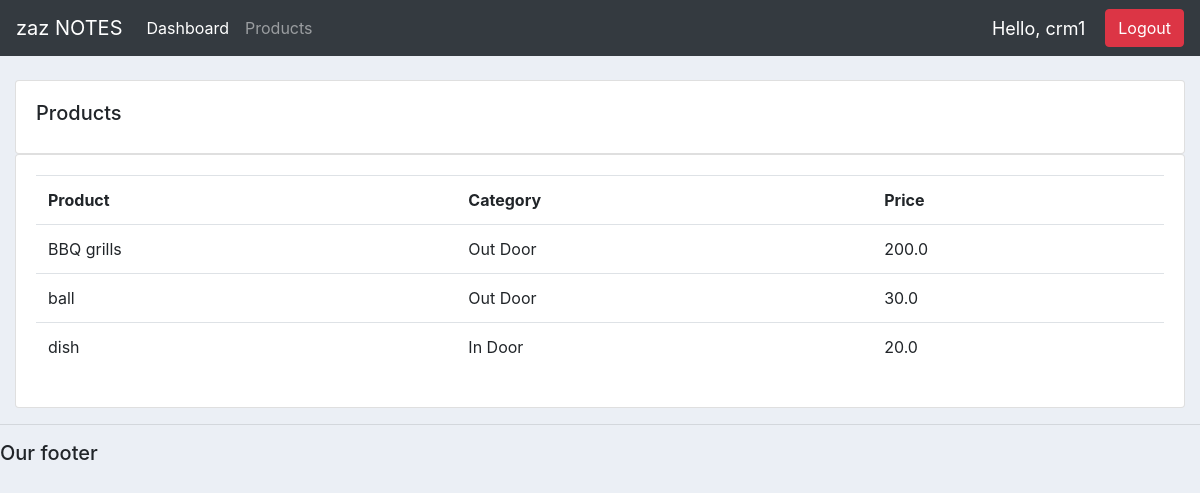
Screenshot of /products/ (signed in) with the database file from the repository.
### accounts/models.py (models this page shows, shortened)
class Product(models.Model):
    CATEGORY = (
        ("In Door", "In Door"),
        ("Out Door", "Out Door")
    )
    name = models.CharField(max_length=200, null=True)
    price = models.FloatField(null=True)
    category = models.CharField(max_length=200, null=True, choices=CATEGORY)
    description = models.CharField(max_length=200, blank=True)
    date_created = models.DateTimeField(auto_now_add=True)
    tag = models.ManyToManyField(Tag)

### accounts/views.py (the view)
# urls.py: path('products/', views.products, name = 'products'),
def products(request):
    products = Product.objects.all()
    context = {'products': products}
    return render(request, 'accounts/products.html', context)

### accounts/templates/accounts/products.html
{%  extends 'accounts/main.html' %}
{% block content %}
		<br>
		<div class="row">
			<div class="col-md">
				<div class="card card-body">
					<h5>Products</h5>
				</div>
				<div class="card card-body">
					<table class="table">
						<tr>
							<th>Product</th>
							<th>Category</th>
							<th>Price</th>
						</tr>
						{% for i in products %}
						<tr>
						<td>{{i.name}}</td>
						<td>{{i.category}}</td>
						<td>{{i.price}}</td>
						</tr>
						{% endfor %}
					</table>
				</div>
			</div>
		</div>
{% endblock content %}

### accounts/templates/accounts/navbar.html (shortened to what this page needs)
{% load static %}
<nav class="navbar navbar-expand-lg navbar-dark bg-dark">
  <a class="navbar-brand" href="#">zaz NOTES</a>
  <div class="collapse navbar-collapse" id="navbarNav">
    <ul class="navbar-nav">
      <li class="nav-item active">
        <a class="nav-link" href="{% url 'dashboard' %}">Dashboard</a>
      </li>
      <li class="nav-item">
        <a class="nav-link" href="{% url 'products' %}">Products</a>
      </li>
    </ul>
  </div>
  <span class='hello-msg'>Hello, {{request.user}}</span>
  <span><a class='btn btn-danger' href="{% url 'logout' %}">Logout</a></span>
</nav>

### accounts/static/css/main.css (style rules this page uses)
body { background-color: #ebeff5; }

### accounts/templates/accounts/navbar.html (style rules this page uses)
.hello-msg { font-size: 18px; color: #fff; margin-right: 20px; }

### rows the page displays
Product: name "BBQ grills", category "Out Door", price "200.0"
Product: name "ball", category "Out Door", price "30.0"
Product: name "dish", category "In Door", price "20.0"

### other values shown
{{ request.user }} "crm1"
